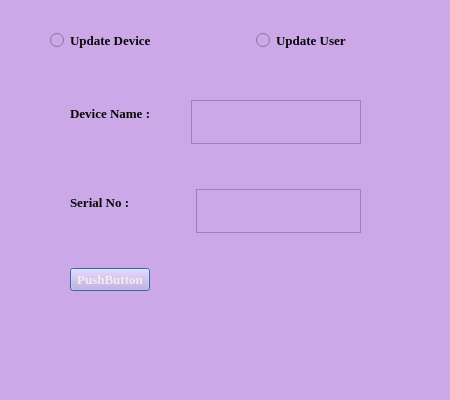
<?xml version="1.0" encoding="UTF-8"?>
<ui version="4.0">
 <class>Updatedetails</class>
 <widget class="QDialog" name="Updatedetails">
  <property name="geometry">
   <rect>
    <x>0</x>
    <y>0</y>
    <width>450</width>
    <height>400</height>
   </rect>
  </property>
  <property name="windowTitle">
   <string>Dialog</string>
  </property>
  <property name="styleSheet">
   <string notr="true">background-color: rgb(204, 168, 233);
color: rgb(245, 235, 235);</string>
  </property>
  <widget class="QStackedWidget" name="stackedWidget">
   <property name="geometry">
    <rect>
     <x>10</x>
     <y>60</y>
     <width>401</width>
     <height>281</height>
    </rect>
   </property>
   <property name="currentIndex">
    <number>0</number>
   </property>
   <widget class="QWidget" name="page">
    <widget class="QWidget" name="layoutWidget">
     <property name="geometry">
      <rect>
       <x>50</x>
       <y>20</y>
       <width>311</width>
       <height>221</height>
      </rect>
     </property>
     <layout class="QFormLayout" name="formLayout_5">
      <property name="verticalSpacing">
       <number>25</number>
      </property>
      <property name="leftMargin">
       <number>10</number>
      </property>
      <property name="topMargin">
       <number>10</number>
      </property>
      <property name="rightMargin">
       <number>10</number>
      </property>
      <property name="bottomMargin">
       <number>10</number>
      </property>
      <item row="0" column="0" colspan="2">
       <layout class="QFormLayout" name="formLayout_2">
        <property name="horizontalSpacing">
         <number>40</number>
        </property>
        <property name="topMargin">
         <number>10</number>
        </property>
        <property name="bottomMargin">
         <number>10</number>
        </property>
        <item row="0" column="0">
         <widget class="QLabel" name="label">
          <property name="font">
           <font>
            <family>Times New Roman</family>
            <pointsize>10</pointsize>
            <bold>true</bold>
           </font>
          </property>
          <property name="styleSheet">
           <string notr="true">color:rgb(9,9,9);</string>
          </property>
          <property name="text">
           <string>Device Name :</string>
          </property>
         </widget>
        </item>
        <item row="0" column="1">
         <widget class="QTextEdit" name="textEdit">
          <property name="styleSheet">
           <string notr="true">QComboBox {
    background-color: rgb(195, 190, 240);
    color: rgb(9, 9, 9);
    padding: 12px 60px; /* Adjust padding as needed */
    border-radius: 8px;
    border: 1px solid black;
}

QComboBox::item {
    text-align: left; /* Align text to the left */
    padding-top: 10px; /* Adjust the padding to center text vertically */
    padding-bottom: 10px; /* Adjust the padding to center text vertically */
}
</string>
          </property>
         </widget>
        </item>
       </layout>
      </item>
      <item row="1" column="0" colspan="2">
       <layout class="QFormLayout" name="formLayout_4">
        <property name="horizontalSpacing">
         <number>40</number>
        </property>
        <property name="topMargin">
         <number>10</number>
        </property>
        <property name="bottomMargin">
         <number>10</number>
        </property>
        <item row="0" column="0">
         <widget class="QLabel" name="label_2">
          <property name="font">
           <font>
            <family>Times New Roman</family>
            <pointsize>10</pointsize>
            <bold>true</bold>
           </font>
          </property>
          <property name="styleSheet">
           <string notr="true">color:rgb(9,9,9);</string>
          </property>
          <property name="text">
           <string>Serial No :        </string>
          </property>
         </widget>
        </item>
        <item row="0" column="1">
         <widget class="QTextEdit" name="textEdit_2">
          <property name="styleSheet">
           <string notr="true">QComboBox {
    background-color: rgb(195, 190, 240);
    color: rgb(9, 9, 9);
    padding: 12px 60px; /* Adjust padding as needed */
    border-radius: 8px;
    border: 1px solid black;
}

QComboBox::item {
    text-align: left; /* Align text to the left */
    padding-top: 10px; /* Adjust the padding to center text vertically */
    padding-bottom: 10px; /* Adjust the padding to center text vertically */
}
</string>
          </property>
         </widget>
        </item>
       </layout>
      </item>
      <item row="2" column="0">
       <widget class="QPushButton" name="pushButton">
        <property name="font">
         <font>
          <family>Times New Roman</family>
          <pointsize>10</pointsize>
          <bold>true</bold>
         </font>
        </property>
        <property name="styleSheet">
         <string notr="true">QComboBox {
    background-color: rgb(195, 190, 240);
    color: rgb(9, 9, 9);
    /*padding: 12px 60px; /* Adjust padding as needed */
    border-radius: 8px;
    border: 1px solid black;
}

QComboBox::item {
    text-align: left; /* Align text to the left */
    padding-top: 10px; /* Adjust the padding to center text vertically */
    padding-bottom: 10px; /* Adjust the padding to center text vertically */
}
</string>
        </property>
        <property name="text">
         <string>PushButton</string>
        </property>
       </widget>
      </item>
     </layout>
    </widget>
   </widget>
   <widget class="QWidget" name="page_2">
    <widget class="QWidget" name="layoutWidget_2">
     <property name="geometry">
      <rect>
       <x>50</x>
       <y>20</y>
       <width>311</width>
       <height>309</height>
      </rect>
     </property>
     <layout class="QFormLayout" name="formLayout_6">
      <property name="verticalSpacing">
       <number>25</number>
      </property>
      <property name="leftMargin">
       <number>10</number>
      </property>
      <property name="topMargin">
       <number>10</number>
      </property>
      <property name="rightMargin">
       <number>10</number>
      </property>
      <property name="bottomMargin">
       <number>10</number>
      </property>
      <item row="0" column="0" colspan="2">
       <layout class="QFormLayout" name="formLayout_7">
        <property name="horizontalSpacing">
         <number>40</number>
        </property>
        <property name="topMargin">
         <number>10</number>
        </property>
        <property name="bottomMargin">
         <number>10</number>
        </property>
        <item row="0" column="0">
         <widget class="QLabel" name="label_5">
          <property name="text">
           <string>User Name:  </string>
          </property>
         </widget>
        </item>
        <item row="0" column="1">
         <widget class="QTextEdit" name="textEdit_5"/>
        </item>
       </layout>
      </item>
      <item row="1" column="0" colspan="2">
       <layout class="QFormLayout" name="formLayout_8">
        <property name="horizontalSpacing">
         <number>40</number>
        </property>
        <property name="topMargin">
         <number>10</number>
        </property>
        <property name="bottomMargin">
         <number>10</number>
        </property>
        <item row="0" column="0">
         <widget class="QLabel" name="label_6">
          <property name="text">
           <string>Location:  </string>
          </property>
         </widget>
        </item>
        <item row="0" column="1">
         <widget class="QTextEdit" name="textEdit_6"/>
        </item>
       </layout>
      </item>
      <item row="2" column="0">
       <widget class="QPushButton" name="pushButton_3">
        <property name="text">
         <string>PushButton</string>
        </property>
       </widget>
      </item>
     </layout>
    </widget>
   </widget>
  </widget>
  <widget class="QWidget" name="layoutWidget_3">
   <property name="geometry">
    <rect>
     <x>50</x>
     <y>30</y>
     <width>357</width>
     <height>28</height>
    </rect>
   </property>
   <layout class="QFormLayout" name="formLayout">
    <property name="horizontalSpacing">
     <number>100</number>
    </property>
    <item row="0" column="0">
     <widget class="QRadioButton" name="radioButton">
      <property name="font">
       <font>
        <family>Times New Roman</family>
        <pointsize>10</pointsize>
        <bold>true</bold>
       </font>
      </property>
      <property name="styleSheet">
       <string notr="true">color:rgb(9,9,9);</string>
      </property>
      <property name="text">
       <string>Update Device</string>
      </property>
     </widget>
    </item>
    <item row="0" column="1">
     <widget class="QRadioButton" name="radioButton_2">
      <property name="font">
       <font>
        <family>Times New Roman</family>
        <pointsize>10</pointsize>
        <bold>true</bold>
       </font>
      </property>
      <property name="styleSheet">
       <string notr="true">color:rgb(9,9,9);</string>
      </property>
      <property name="text">
       <string>Update User</string>
      </property>
     </widget>
    </item>
   </layout>
  </widget>
 </widget>
 <resources/>
 <connections/>
</ui>
